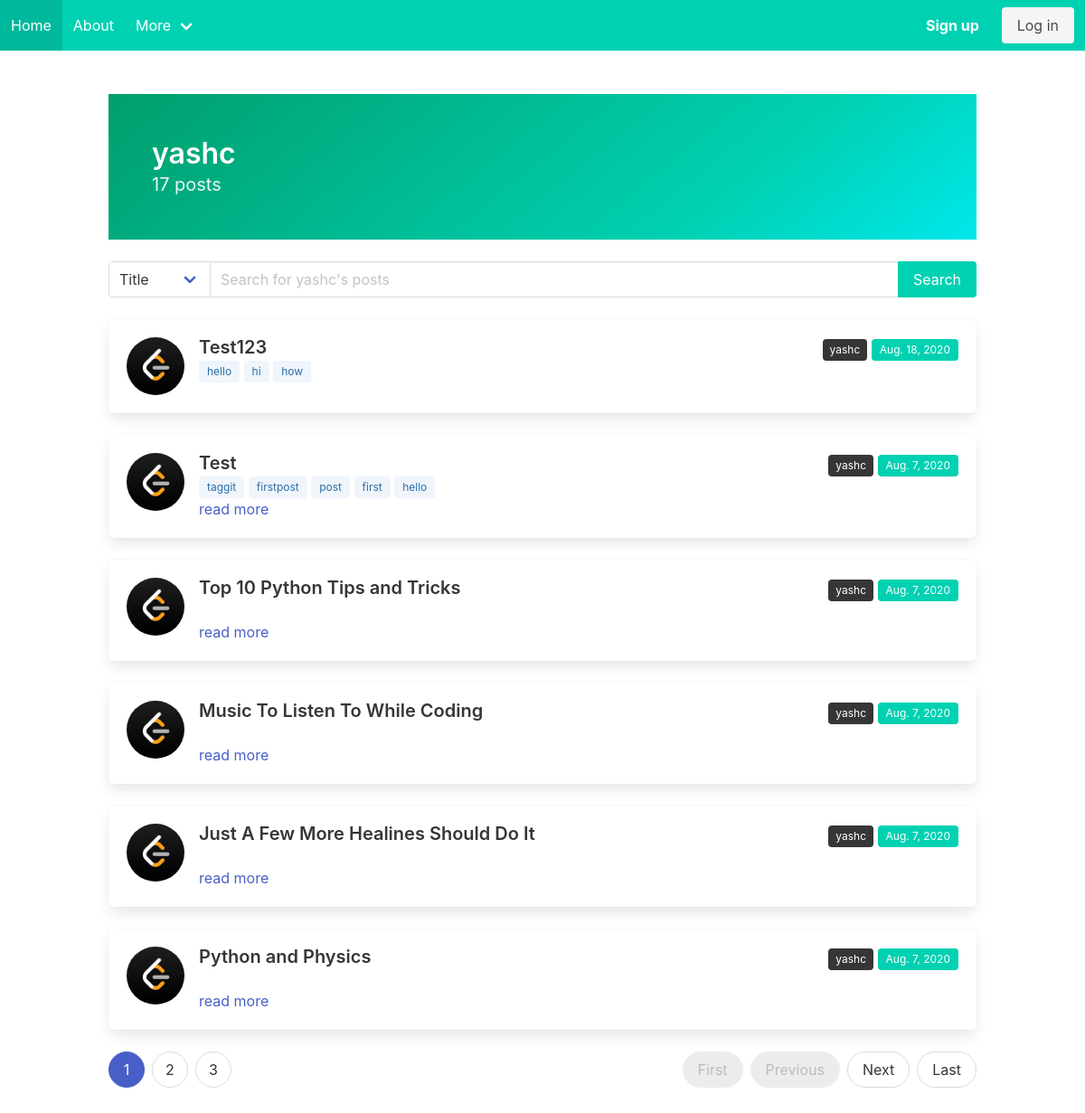
Page /user/yashc on the committed database.
### blog/models.py (models this page shows, shortened)
class Post(models.Model):
    title = models.CharField(max_length=100)
    contentHelpText = markdown_allowed() + " <a id='ref'>Quick reference</a>"
    content = models.TextField(help_text=contentHelpText)
    date_posted = models.DateTimeField(auto_now_add=True)
    author = models.ForeignKey(User, on_delete=models.CASCADE)
    view_count = models.PositiveIntegerField(default=0)
    tags = TaggableManager()
    TAGGIT_CASE_INSENSITIVE = True
    def getContent(self):
        return markdown(self.content)

### users/models.py (models this page shows, shortened)
class Profile(models.Model):
    user = models.OneToOneField(User, on_delete=models.CASCADE)
    image = models.ImageField(default='default.jpg', upload_to='profile_pics')

### blog/views.py (the view)
# urls.py: path('user/<str:username>', UserPostListView.as_view(), name='user-posts'),
class UserPostListView(ListView):
    model = Post
    template_name = 'blog/user_posts.html'
    context_object_name = 'posts'
    ordering = ['-date_posted']
    paginate_by = 6
    def get_queryset(self):
        user = get_object_or_404(User, username=self.kwargs.get('username'))
        option = self.request.GET.get('options')
        query = self.request.GET.get('search')
        result = Post.objects
        if query: result = getResult(option, query)
        result = result.filter(author=user)
        return result.order_by('-date_posted')
    def get_context_data(self, **kwargs):
        context = super().get_context_data(**kwargs)
        option = self.request.GET.get('options')
        query = self.request.GET.get('search')
        if not query:
            query = ''
        context['option'] = option
        context['query'] = query
        return context

### blog/templates/blog/user_posts.html (shortened to what this page needs)
{% extends "blog/base.html" %}
{% load static %}
{% block content %}
{% load humanize %}
<section class="hero is-primary is-bold">
    <div class="hero-body">
        <div class="container">
            <h1 class="title">
                {{ view.kwargs.username }}
            </h1>
            <h2 class="subtitle">
                {{ page_obj.paginator.count }} posts
            </h2>
        </div>
    </div>
</section>
<br>
<form method="GET" action="">
    <div class="field has-addons has-addons-centered">
        <p class="control">
            <span class="select">
                <select name="options">
                    <option value="title">Title</option>
                </select>
            </span>
        </p>
        <p class="control is-expanded">
            <input class="input" type="search" placeholder="Search for {{view.kwargs.username}}'s posts"
                value="{{query}}" name="search">
        </p>
        <p class="control" type="submit">
            <button class="button is-primary">
                Search
            </button>
        </p>
    </div>
</form>
<br>
{% for post in posts %}
<div class="box">
    <article class="media">
        <figure class="media-left">
            <a href="{% url 'user-posts' post.author.username %}" class="image is-64x64">
                <img class="is-rounded" src="{{ post.author.profile.image.url }}">
            </a>
        </figure>
        <div class="media-content">
            <div class="content">
                <a href="{% url 'post-detail' post.id %}">
                    <strong class="title is-5">{{post.title}}</strong>
                </a>
                <br>
                {% for tag in post.tags.all %}
                <a href="?options=tag&search={{tag}}" class="tag is-info is-light">{{tag}}</a>
                {% endfor %}
                <br>
                {% if post.content|wordcount > 50 %}
                <a href="{% url 'post-detail' post.id %}">read more</a>
                {% endif %}
            </div>
        </div>
        <div class="media-right">
            <a class="px-2 tag is-dark" href="{% url 'user-posts' post.author.username %}">{{post.author}}</a>
            <small class="tag is-primary">{{post.date_posted|naturalday}}</small>
        </div>
    </article>
</div>
{% endfor %}
<nav class="pagination is-rounded" role="navigation" aria-label="pagination">
    {% if is_paginated %}
    {% if page_obj.has_previous %}
    <a class="pagination-previous" href="?page=1">First</a>
    <a class="pagination-previous" href="?page={{ page_obj.previous_page_number }}">Previous</a>
    {% else %}
    <a class="pagination-previous" title="This is the first page" disabled>First</a>
    <a class="pagination-previous" title="This is the first page" disabled>Previous</a>
    {% endif %}
    <ul class="pagination-list">
        {% for num in page_obj.paginator.page_range %}
        {% if page_obj.number == num %}
        <li>
            <a class="pagination-link is-current" aria-label="Page {{ num }}" aria-current="page"
                href="?page={{ num }}">{{ num }}</a>
        </li>
        {% elif num > page_obj.number|add:'-3' and num < page_obj.number|add:'3' %}
        <li>
            <a class="pagination-link" aria-label="Goto page {{ num }}" href="?page={{ num}}">{{ num }}</a>
        </li>
        {% endif %}
        {% endfor %}
    </ul>
    {% if page_obj.has_next %}
    <a class="pagination-next" href="?page={{ page_obj.next_page_number }}">Next</a>
    <a class="pagination-next" href="?page={{ page_obj.paginator.num_pages }}">Last</a>
    {% else %}
    <a class="pagination-next" title="This is the last page" disabled>Next</a>
    <a class="pagination-next" href="?page={{ page_obj.paginator.num_pages }}">Last</a>
    {% endif %}
    {% endif %}
</nav>
{% endblock content %}

### rows in the picture
Post: author.profile.image (picture), title "Test123", author "yashc", date_posted "Aug. 18, 2020"
Tag: name "hello"
Tag: name "hi"
Tag: name "how"
Post: author.profile.image (picture), title "Test", shows "read more", author "yashc", date_posted "Aug. 7, 2020"
Tag: name "taggit"
Tag: name "firstpost"
Tag: name "post"
Tag: name "first"
Post: author.profile.image (picture), title "Top 10 Python Tips and Tricks", shows "read more", author "yashc", date_posted "Aug. 7, 2020"
Post: author.profile.image (picture), title "Music To Listen To While Coding", shows "read more", author "yashc", date_posted "Aug. 7, 2020"
Post: author.profile.image (picture), title "Just A Few More Healines Should Do It", shows "read more", author "yashc", date_posted "Aug. 7, 2020"
Post: author.profile.image (picture), title "Python and Physics", shows "read more", author "yashc", date_posted "Aug. 7, 2020"

### other values in the picture
{{ view.kwargs.username }} "yashc"
{{ page_obj.paginator.count }} "17"
{{ num }} "1"
{{ num }} "2" "3"
